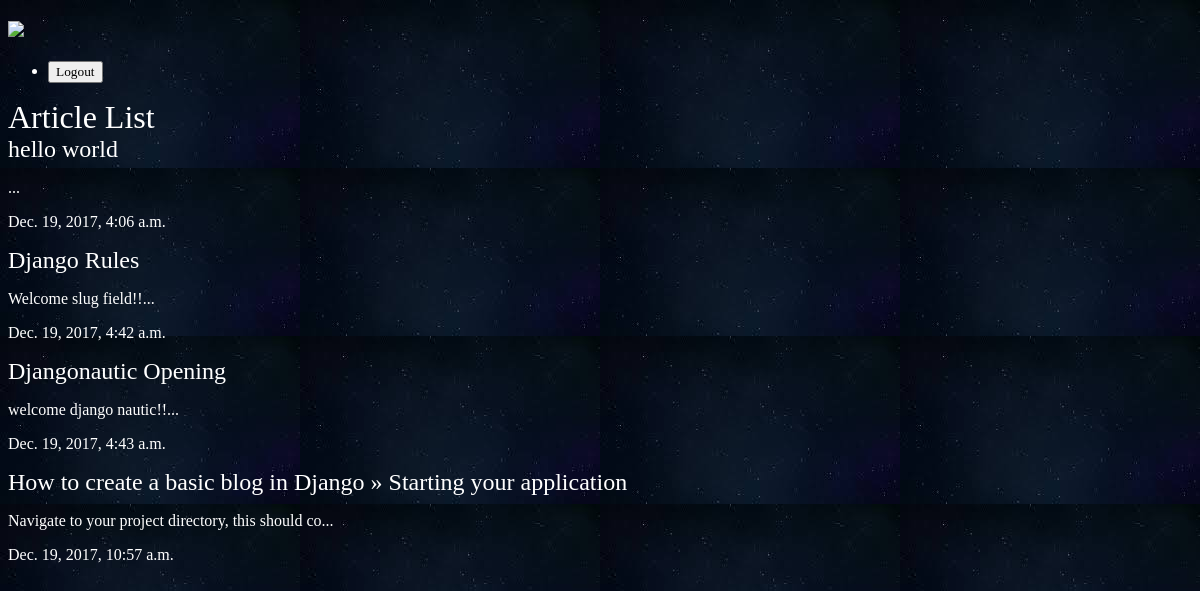
The page /articles/ on the database as committed earlier.
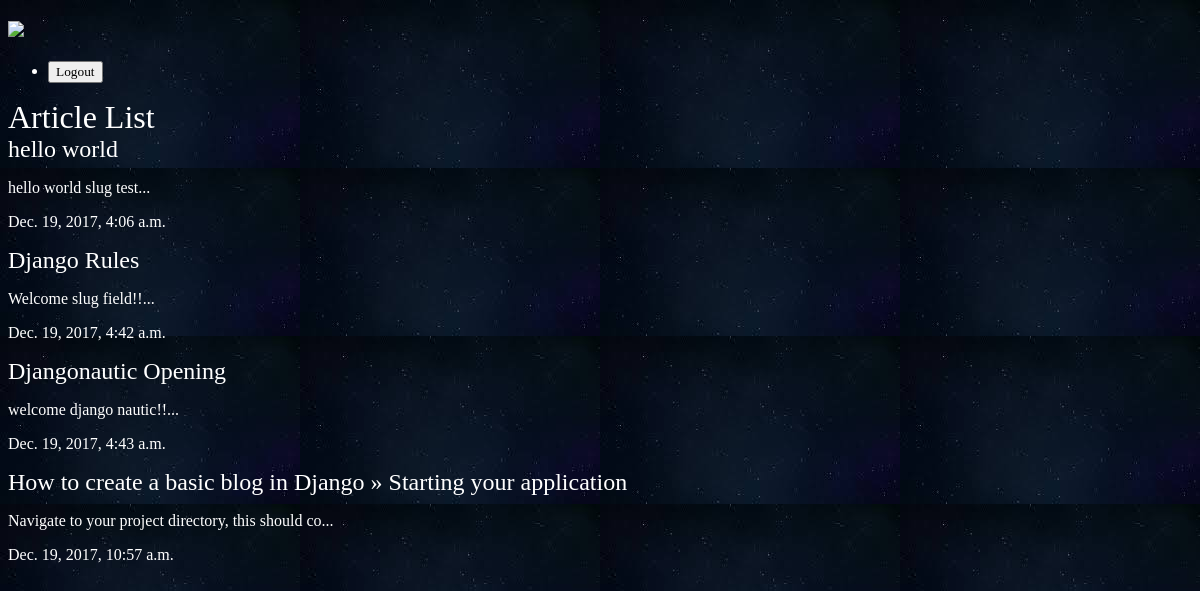
The same page on the database as committed later.
### articles/models.py (models this page shows, shortened)
class Article(models.Model):
	title = models.CharField(max_length=100)
	slug = models.SlugField()
	body = models.TextField()
	date = models.DateTimeField(auto_now_add=True)
	thumb = models.ImageField(default='default.png', blank=True)
	def snippet(self):
		return self.body[:50]+ '...'

### articles/views.py (the view)
def article_list(request):
	articles = Article.objects.all().order_by('date')
	return render(request, 'articles/article_list.html', {'articles':articles})

### articles/templates/articles/article_list.html
{% extends 'base_layout.html' %}
{% block content %}
<h1> Article List</h1>
<div class=articles>
	{% for article in articles %}
		<div class="article">
			<h2>
				<a href="{% url 'articles:detail' slug=article.slug %}">{{ article.title }}
				</a>
			</h2>
			<p>{{ article.snippet }}</p>
			<p>{{ article.date }}</p>
		</div>
	{% endfor %}
</div>
{% endblock %}

Rows that differ between the two databases and show on the page:
changed Article "hello world": snippet "..." → "hello world slug test..."
